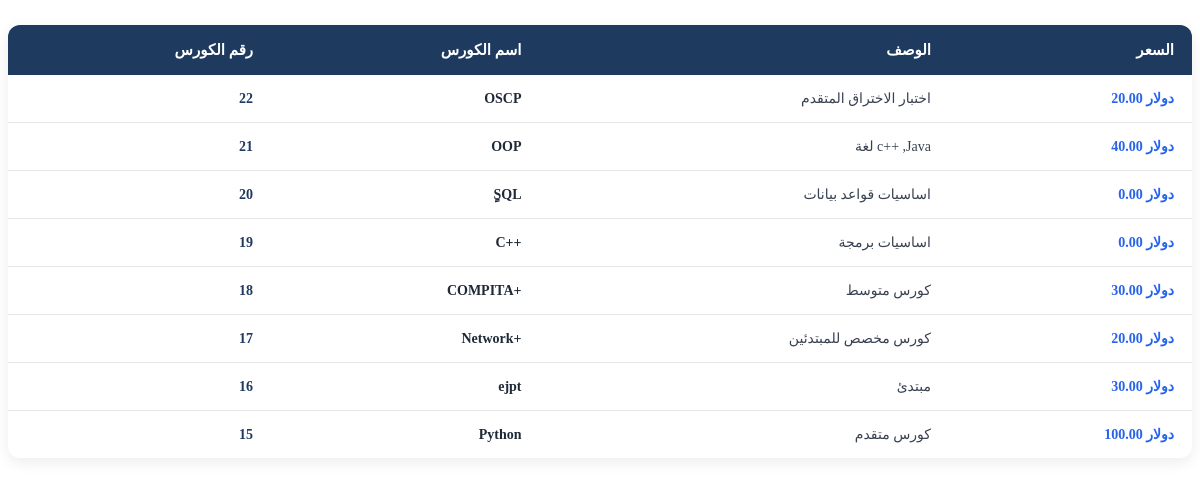
Page /te.php on the committed database.
### tables this page shows
CREATE TABLE `courses` (
  `course_id` int(11) NOT NULL,
  `course_name` varchar(100) NOT NULL,
  `Description` text NOT NULL,
  `price` decimal(30,2) NOT NULL
);

### te.php (the view, shortened to what this page needs)
<?php
require_once("config.php");
$sql = "SELECT course_id, course_name, description, price
        FROM courses
        ORDER BY course_id DESC";
$stmt = $pdo->prepare($sql);
$stmt->execute();
$courses = $stmt->fetchAll(PDO::FETCH_ASSOC);
?>
<!DOCTYPE html>
<html lang="en">
<head>
</head>
<body>
 <!DOCTYPE html>
 <html lang="en">
 <head>
 </head>
 <body>
<div class="courses-table">
    <table>
        <thead>
            <tr>
                <th>رقم الكورس</th>
                <th>اسم الكورس</th>
                <th>الوصف</th>
                <th>السعر</th>
            </tr>
        </thead>
        <tbody>
            <?php foreach ($courses as $course): ?>
                <tr>
                    <td>
                        <?php echo htmlspecialchars($course['course_id']); ?>
                    </td>
                    <td>
                        <?php echo htmlspecialchars($course['course_name']); ?>
                    </td>
                    <td>
                        <?php echo htmlspecialchars($course['description']); ?>
                    </td>
                    <td>
                        <?php echo htmlspecialchars($course['price']); ?> دولار
                    </td>
                </tr>
            <?php endforeach; ?>
        </tbody>
    </table>
</div>
 </body>
 </html>

### te.php (style rules this page uses)
.courses-table { width: 100%; margin-top: 25px; background-color: #ffffff; border-radius: 12px; overflow: hidden; box-shadow: 0 4px 15px rgba(0, 0, 0, 0.08); }
.courses-table table { width: 100%; border-collapse: collapse; }
.courses-table th { background-color: #1e3a5f; color: #ffffff; padding: 16px 18px; text-align: right; font-size: 15px; font-weight: bold; }
.courses-table td { padding: 15px 18px; text-align: right; border-bottom: 1px solid #e5e7eb; color: #374151; font-size: 14px; vertical-align: middle; }
.courses-table tbody tr { transition: background-color 0.2s ease; }
.courses-table tbody tr:last-child td { border-bottom: none; }
.courses-table td:first-child { font-weight: bold; color: #1e3a5f; }
.courses-table td:nth-child(2) { font-weight: 600; color: #1f2937; }
.courses-table td:last-child { font-weight: bold; color: #2563eb; white-space: nowrap; }

### rows in the picture
courses: course_id "22", course_name "OSCP", Description "اختبار الاختراق المتقدم", price "20.00"
courses: course_id "21", course_name "OOP", Description "لغة c++ ,Java", price "40.00"
courses: course_id "20", course_name "ٍSQL", Description "اساسيات قواعد بيانات", price "0.00"
courses: course_id "19", course_name "C++", Description "اساسيات برمجة", price "0.00"
courses: course_id "18", course_name "COMPITA+", Description "كورس متوسط", price "30.00"
courses: course_id "17", course_name "Network+", Description "كورس مخصص للمبتدئين", price "20.00"
courses: course_id "16", course_name "ejpt", Description "مبتدئ", price "30.00"
courses: course_id "15", course_name "Python", Description "كورس متقدم", price "100.00"
